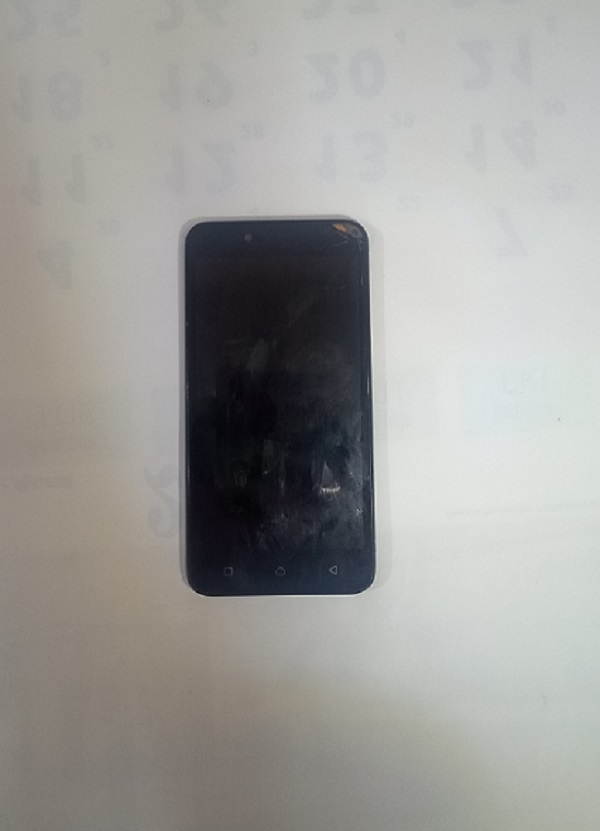
#> input picture testPhone2.jpg, 600 x 831 px, given in place of the camera
$ python mobileDimensionMK10.py
#> lines starting #> are read from the running program, lines starting #| are printed output that depends on the picture; after the words box and inside, x2 and y2 are one past the last pixel; in counts of white or black regions, pixels touching at a corner belong together; long printed decimals are rounded
from time import sleep
import cv2
from numpy import ones, array
from imutils import grab_contours
from imutils import contours
from imutils import perspective
from scipy.spatial import distance as dist

debug = True
# inputImage = 'testPhone2.jpg'  # Image to be measured
ppm = 57.33557172040636  # Pixel Per Metric

cam = cv2.VideoCapture(0)
cam.set(10, 160)  # Brightness
cam.set(3, 1920)  # Width
cam.set(4, 1080)  # height
# cv2.namedWindow("test")

while True:
    ret, img = cam.read()
#> img is the input picture: shape (831, 600, 3); mean B, G, R 153.5, 156.6, 157.2
    # x, y, h, w = 700, 250, 650, 800
    # img = frame[y:y + h, x:x + w]
    if not ret:
        print("failed to grab frame")
        break
    # cv2.imshow("test", img)
    sleep(5)
    cv2.imwrite('capturedImage.jpg', img)

    inputImage = 'capturedImage.jpg'
    imgOriginal = cv2.imread(inputImage)
    if debug: cv2.imshow("Original Image", imgOriginal)
    # x, y, h, w = 210, 110, 300, 295
    # imgCrop = imgOriginal[y:y + h, x:x + w]
    # cv2.imshow("Cropped Image", imgCrop)
    imgGray = cv2.cvtColor(imgOriginal, cv2.COLOR_BGRA2GRAY)
    if debug: cv2.imshow("GrayScale Image", imgGray)
    imgBlur = cv2.GaussianBlur(imgGray, (3, 3), 5)
    if debug: cv2.imshow("Blur Image", imgBlur)
    imgCanny = cv2.Canny(imgBlur, 50, 200)
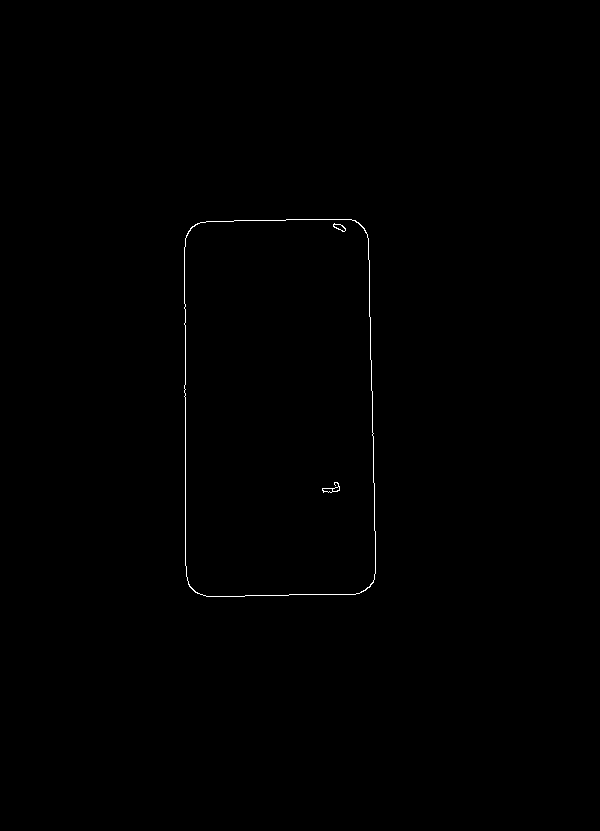
#> imgCanny: shape (831, 600); 0.24% white in thin lines or dots, all inside (x1, y1, x2, y2) = (184, 219, 376, 597)
    if debug: cv2.imshow("Canny Image", imgCanny)
    kernel = ones((5, 5))
    imgDial = cv2.dilate(imgCanny, kernel, iterations=3)
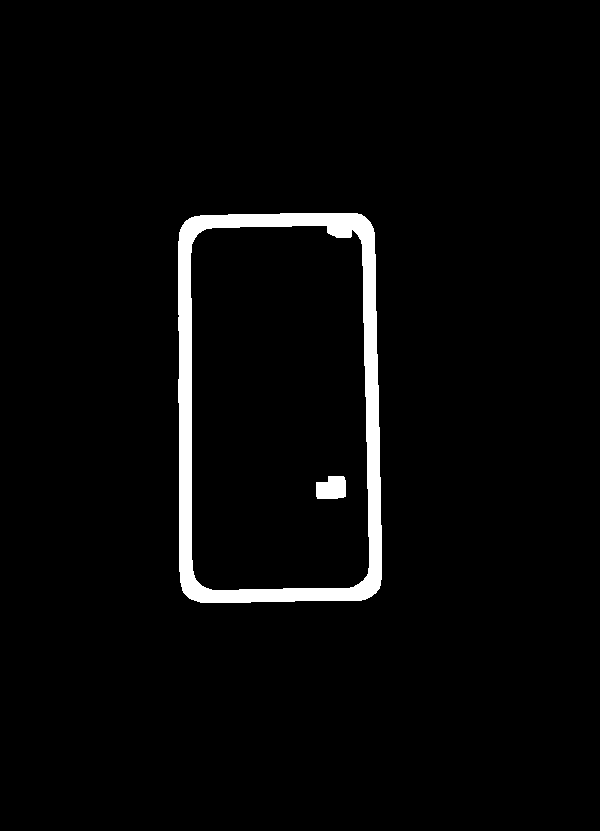
#> imgDial: shape (831, 600); 3.1% white; 2 white regions, box (x1, y1, x2, y2) and area: (178, 213, 382, 603) 15047, (316, 476, 346, 499) 601
    if debug: cv2.imshow('DilateImage', imgDial)
    imgErode = cv2.erode(imgDial, kernel, iterations=3)
    if debug: cv2.imshow('ErodeImage', imgErode)

    cntrs = cv2.findContours(imgErode.copy(), cv2.RETR_EXTERNAL, cv2.CHAIN_APPROX_SIMPLE)
#> cntrs = 1 contour; box (x1, y1, x2, y2) and area: (184, 219, 376, 597) 69638
    cntrs = grab_contours(cntrs)
    (cntrs, _) = contours.sort_contours(cntrs)
    if debug: print("Contours : ", cntrs)
#> (printed output is left out)
    for c in cntrs:
        if debug: print("Contour Area : ", cv2.contourArea(c))
        if cv2.contourArea(c) < 1000:
            continue
        outputImage = imgOriginal.copy()
        box = cv2.minAreaRect(c)
        box = cv2.boxPoints(box)
        box = array(box, dtype="int")
        box = perspective.order_points(box)
        if debug: print("Bounding Box : ", box)
        cv2.drawContours(outputImage, [box.astype("int")], 0, (0, 255, 0), 2)
        for (x, y) in box:
            cv2.circle(outputImage, (int(x), int(y)), 5, (0, 0, 255), -1)
        topLeft, topRight, bottomRight, bottomLeft = box
        topLeftX, topLeftY = topLeft
        topRightX, topRightY = topRight
        bottomRightX, bottomRightY = bottomRight
        bottomLeftX, bottomLeftY = bottomLeft
        if debug: print("Top Left-X : ", topLeftX, "; Top Left-Y : ", topLeftY)
        if debug: print("Top Right-X : ", topRightX, "; Top Right-Y : ", topRightY)
        if debug: print("Bottom Left-X : ", bottomLeftX, "; Bottom Left-X : ", bottomLeftY)
        if debug: print("Bottom Right-X : ", bottomRightX, "; Bottom Right-Y : ", bottomRightY)
        lengthPixel = dist.euclidean((topLeftX, topLeftY), (bottomLeftX, bottomLeftY))
        if debug: print("length in Pixels : ", lengthPixel)
        widthPixel = dist.euclidean((topLeftX, topLeftY), (topRightX, topRightY))
        if debug: print("Width in Pixels : ", widthPixel)
        ppm = lengthPixel / 15
        print(ppm)
        length = lengthPixel / ppm
        width = widthPixel / ppm
        print("Length in cm : ", length)
        print("Width in cm : ", width)
        cv2.imshow("OUTPUT IMAGE", outputImage)
#> this loop made 1 pass
#> (topLeftX, topLeftY, topRightX, topRightY, bottomRightX, bottomRightY, bottomLeftX, bottomLeftY) on pass 1: (182, 219, 373, 218, 375, 595, 185, 596)
#| Contour Area :  69637.5
#| Bounding Box :  [[182. 219.]
#|  [373. 218.]
#|  [375. 595.]
#|  [185. 596.]]
#| Top Left-X :  182.0 ; Top Left-Y :  219.0
#| Top Right-X :  373.0 ; Top Right-Y :  218.0
#| Bottom Left-X :  185.0 ; Bottom Left-X :  596.0
#| Bottom Right-X :  375.0 ; Bottom Right-Y :  595.0
#| length in Pixels :  377.012
#> (further printed lines are left out)
#> pass 1, `cv2.imshow("OUTPUT IMAGE", outputImage)`:
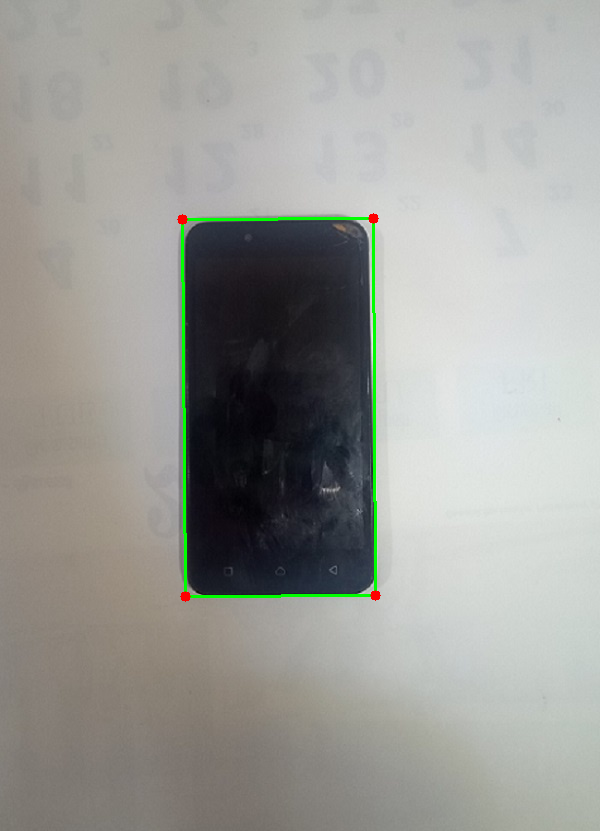
#> window 'OUTPUT IMAGE': shape (831, 600, 3); mean B, G, R 152.4, 157.2, 156.2
    cv2.waitKey(0)

cam.release()
cv2.destroyAllWindows()
